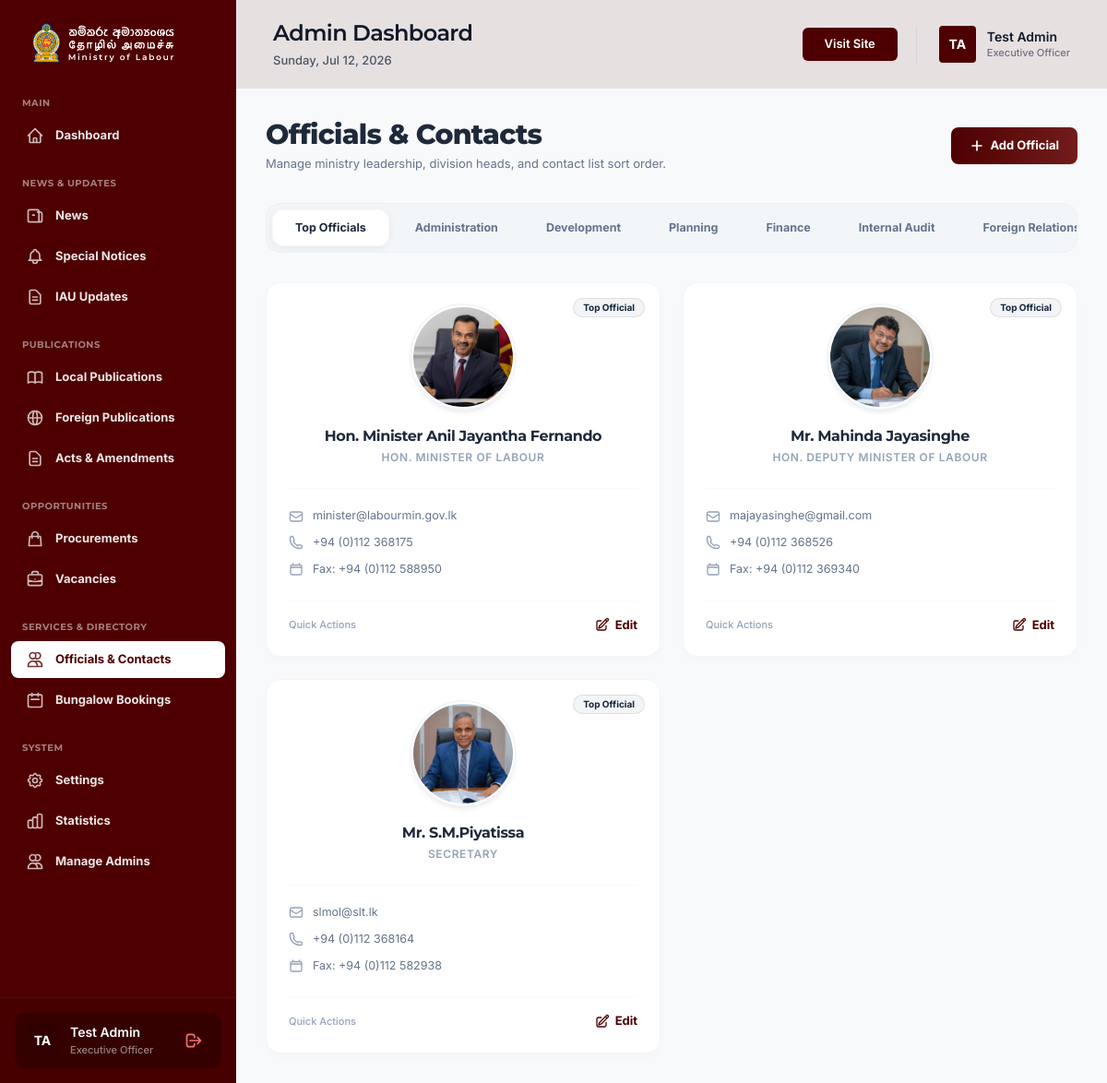
/admin/officials.php (signed in), run on the app's committed database.
### tables this page shows
CREATE TABLE `divisions` (
  `id` int(11) NOT NULL AUTO_INCREMENT,
  `slug` varchar(50) NOT NULL,
  `title` varchar(100) NOT NULL,
  `sort_order` int(11) NOT NULL DEFAULT 0,
  PRIMARY KEY (`id`),
  UNIQUE KEY `slug` (`slug`)
);

CREATE TABLE `officials` (
  `id` int(11) NOT NULL AUTO_INCREMENT,
  `category` enum('top','division') NOT NULL,
  `top_role` enum('minister','deputy_minister','secretary') DEFAULT NULL,
  `division_id` int(11) DEFAULT NULL,
  `title` varchar(150) NOT NULL,
  `name` varchar(150) NOT NULL,
  `designation` varchar(200) DEFAULT NULL,
  `email` varchar(150) DEFAULT NULL,
  `phone` varchar(50) DEFAULT NULL,
  `fax` varchar(50) DEFAULT NULL,
  `image_path` varchar(255) DEFAULT NULL,
  `sort_order` int(11) NOT NULL DEFAULT 0,
  `is_active` tinyint(1) NOT NULL DEFAULT 1,
  `created_at` timestamp NULL DEFAULT current_timestamp(),
  `updated_at` timestamp NULL DEFAULT current_timestamp() ON UPDATE current_timestamp(),
  PRIMARY KEY (`id`),
  KEY `division_id` (`division_id`),
  CONSTRAINT `officials_division_fk` FOREIGN KEY (`division_id`) REFERENCES `divisions` (`id`) ON DELETE SET NULL
);

### includes/officials-service.php (called while the page is built, shortened)
<?php
function getTopOfficials(PDO $pdo): array {
    $stmt = $pdo->prepare("SELECT * FROM officials WHERE category = 'top' AND is_active = 1 ORDER BY sort_order ASC");
    $stmt->execute();
    $rows = $stmt->fetchAll(PDO::FETCH_ASSOC);
    return $rows;
}
function getDivisions(PDO $pdo): array {
    $stmt = $pdo->prepare("SELECT * FROM divisions ORDER BY sort_order ASC");
    $stmt->execute();
    $divisions = $stmt->fetchAll(PDO::FETCH_ASSOC);
    $stmt = $pdo->prepare("SELECT * FROM officials WHERE category = 'division' AND is_active = 1 ORDER BY sort_order ASC");
    $stmt->execute();
    $allOfficials = $stmt->fetchAll(PDO::FETCH_ASSOC);
    $officialsByDivision = [];
    foreach ($allOfficials as $official) {
        $officialsByDivision[$official['division_id']][] = $official;
    }
    foreach ($divisions as &$div) {
        $dbId = $div['id'];
        $div['id'] = $div['slug'] . '-tab';
        if ($div['slug'] === 'administration') $div['id'] = 'admin-tab';
        if ($div['slug'] === 'development') $div['id'] = 'dev-tab';
        $div_people = $officialsByDivision[$dbId] ?? [];
    }
    return $divisions;
}

### admin/officials.php (the view, shortened to what this page needs)
<?php
require_once 'includes/db.php';
require_once '../includes/officials-service.php';
$topOfficials = getTopOfficials($pdo);
$divisions = getDivisions($pdo);
include 'includes/header.php';
?>
<?php include 'includes/sidebar.php'; ?>
<div class="flex-1 flex flex-col min-w-0 bg-[#F8F9FA] relative z-10">
    <?php include 'includes/topbar.php'; ?>
    <main class="flex-1 overflow-x-hidden overflow-y-auto p-4 md:p-8">
        <div class="flex flex-col sm:flex-row justify-between sm:items-center gap-4 mb-8">
            <div>
                <h2 class="text-3xl font-extrabold font-montserrat text-slate-800 tracking-tight">Officials & Contacts</h2>
                <p class="text-[13px] text-slate-500 mt-1 font-inter">Manage ministry leadership, division heads, and contact list sort order.</p>
            </div>
            <button onclick="openModal('division', null)" class="bg-gradient-to-r from-[#4E0000] to-[#721c1c] text-white px-5 py-2.5 rounded-lg text-[13px] font-bold hover:shadow-lg hover:brightness-110 active:scale-[0.98] transition-all flex items-center shadow-sm self-start sm:self-auto">
                <svg class="w-4 h-4 mr-1.5" fill="none" stroke="currentColor" stroke-width="2.5" viewBox="0 0 24 24"><path stroke-linecap="round" stroke-linejoin="round" d="M12 4.5v15m7.5-7.5h-15"></path></svg>
                Add Official
            </button>
        </div>
        <div class="bg-slate-100/80 p-1.5 rounded-2xl border border-slate-200/40 mb-8 flex gap-1 overflow-x-auto whitespace-nowrap custom-scrollbar">
            <button type="button" onclick="switchTab('top')" class="tab-btn active px-6 py-2.5 text-[12.5px] font-bold rounded-xl transition-all duration-200 bg-white text-slate-800 shadow-[0_2px_8px_rgba(0,0,0,0.06)] border border-slate-200/30">
                Top Officials
            </button>
            <?php foreach ($divisions as $div): ?>
            <button type="button" onclick="switchTab('div-<?= $div['id_db'] ?? $div['id'] ?>')" class="tab-btn px-6 py-2.5 text-[12.5px] font-bold rounded-xl transition-all duration-200 text-slate-500 hover:text-slate-800" data-div-id="<?= $div['id_db'] ?? $div['id'] ?>">
                <?= htmlspecialchars($div['title']) ?>
            </button>
            <?php endforeach; ?>
        </div>
        <div id="tab-top" class="tab-content active">
            <div class="grid grid-cols-1 md:grid-cols-2 xl:grid-cols-3 gap-6">
                <?php foreach ($topOfficials as $official):
                ?>
                <div onclick="showPreviewModal(<?= $official['id'] ?>, '<?= htmlspecialchars(addslashes($official['name'])) ?>', 'top', <?= htmlspecialchars(json_encode($official, JSON_HEX_APOS | JSON_HEX_QUOT)) ?>)" class="bg-white rounded-2xl border border-slate-100 p-6 shadow-[0_4px_12px_rgba(0,0,0,0.015)] hover:shadow-[0_12px_24px_-10px_rgba(0,0,0,0.08)] hover:-translate-y-1 transition-all duration-300 cursor-pointer relative overflow-hidden flex flex-col justify-between">
                    <div class="absolute top-0 right-0 w-24 h-24 bg-[#13273F]/2 rounded-bl-full -mr-4 -mt-4 opacity-50 z-0"></div>
                    <span class="absolute top-4 right-4 px-2.5 py-0.5 rounded-full text-[10px] font-bold bg-[#13273F]/5 text-[#13273F] border border-[#13273F]/10 z-10">Top Official</span>
                    <div class="text-center relative z-10 flex-1 flex flex-col items-center">
                        <div class="relative w-28 h-28 mx-auto mb-5 shrink-0">
                            <?php if ($official['image_path'] && file_exists('../' . $official['image_path'])): ?>
                                <img src="../<?= htmlspecialchars($official['image_path']) ?>" class="w-full h-full rounded-full object-cover border-2 border-white shadow-md ring-2 ring-slate-100">
                            <?php endif; ?>
                        </div>
                        <h3 class="text-base font-bold text-slate-800 tracking-tight leading-tight"><?= htmlspecialchars($official['name']) ?></h3>
                        <p class="text-[12px] text-slate-400 font-semibold mt-1 uppercase tracking-wider"><?= htmlspecialchars($official['title']) ?></p>
                        <div class="w-full text-[12.5px] text-slate-600 mt-6 space-y-2.5 border-t border-slate-50 pt-5 text-left">
                            <?php if ($official['email']): ?>
                                <div class="flex items-center text-slate-500 hover:text-slate-800 transition-colors">
                                    <span class="truncate"><?= htmlspecialchars($official['email']) ?></span>
                                </div>
                            <?php endif; ?>
                            <?php if ($official['phone']): ?>
                                <div class="flex items-center text-slate-500">
                                    <span><?= htmlspecialchars($official['phone']) ?></span>
                                </div>
                            <?php endif; ?>
                            <?php if ($official['fax']): ?>
                                <div class="flex items-center text-slate-500">
                                    <span>Fax: <?= htmlspecialchars($official['fax']) ?></span>
                                </div>
                            <?php endif; ?>
                        </div>
                    </div>
                    <div class="mt-6 pt-4 border-t border-slate-50 flex items-center justify-between shrink-0 relative z-10" onclick="event.stopPropagation();">
                        <span class="text-[11px] text-slate-400 font-medium">Quick Actions</span>
                        <button onclick="openModal('top', <?= htmlspecialchars(json_encode($official)) ?>)" class="text-[#4E0000] hover:text-[#721c1c] text-[13px] font-bold flex items-center gap-1.5 transition-colors">
                            Edit
                        </button>
                    </div>
                </div>
                <?php endforeach; ?>
            </div>
        </div>
    </main>
</div>
<?php include 'includes/footer.php'; ?>

### data on the page
divisions: title "Administration"
divisions: title "Development"
divisions: title "Planning"
divisions: title "Finance"
divisions: title "Internal Audit"
divisions: title "Foreign…"
officials: image_path (picture), name "Hon. Minister Anil Jayantha Fernando", title "HON. MINISTER OF LABOUR", email "minister@labourmin.gov.lk", phone "+94 (0)112 368175", fax "+94 (0)112 588950"
officials: image_path (picture), name "Mr. Mahinda Jayasinghe", title "HON. DEPUTY MINISTER OF LABOUR", email "majayasinghe@gmail.com", phone "+94 (0)112 368526", fax "+94 (0)112 369340"
officials: image_path (picture), name "Mr. S.M.Piyatissa", title "SECRETARY", email "slmol@slt.lk", phone "+94 (0)112 368164", fax "+94 (0)112 582938"

### other printed values
getInitials($sidebarUser['name'] ?? 'Admin') "TA"
$sidebarUser['name'] "Test Admin"
str_replace('_', ' ', $sidebarUser['role'] ?? 'Admin') "Executive Officer"
getInitials($currentUser['name'] ?? 'Admin') "TA"
$currentUser['name'] "Test Admin"
str_replace('_', ' ', $currentUser['role'] ?? 'Admin') "Executive Officer"
